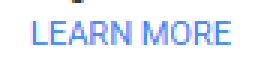
#> input picture test/recognite.png, 92 x 23 px (shown 3 times larger)
$ python recognite.py
#> lines starting #> are read from the running program, lines starting #| are printed output that depends on the picture
import cv2
import numpy as np
import pyautogui
import threading
import time

template_path = "./recognite.png"
threshold = 0.8
check_interval = 0.5

template = cv2.imread(template_path, cv2.IMREAD_UNCHANGED)
#> template is the input picture: shape (23, 92, 4); mean B, G, R, A 253.4, 243, 238.1, 255
template_gray = cv2.cvtColor(template, cv2.COLOR_BGR2GRAY)
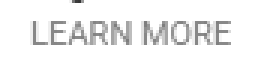
#> template_gray: shape (23, 92) (shown 3 times larger); min 54, max 255, mean 242.7
w, h = template_gray.shape[::-1]
#> w = 92; h = 23

found_event = threading.Event()
already_clicked = False

def watch_screen():
    global already_clicked
    while True:
        screenshot = pyautogui.screenshot()
        screenshot_np = np.array(screenshot)
        screenshot_gray = cv2.cvtColor(screenshot_np, cv2.COLOR_BGR2GRAY)

        res = cv2.matchTemplate(screenshot_gray, template_gray, cv2.TM_CCOEFF_NORMED)
        loc = np.where(res >= threshold)

        if loc[0].size > 0:
            found_event.set()
            if not already_clicked:
                pt = (loc[1][0], loc[0][0])
                x, y = pt[0] + w//2, pt[1] + h//2
                pyautogui.click(x, y)
                # print(f"[Watcher] Đã tìm thấy và click tại: {x}, {y}")
                already_clicked = True
        else:
            found_event.clear()
            already_clicked = False

        time.sleep(check_interval)

watcher_thread = threading.Thread(target=watch_screen, daemon=True)
watcher_thread.start()

for i in range(20):
    if found_event.is_set():
        print(f"[Main Task] Đã tìm thấy!")
    else:
        print(f"[Main Task] Chưa tìm thấy.")
    time.sleep(1)
